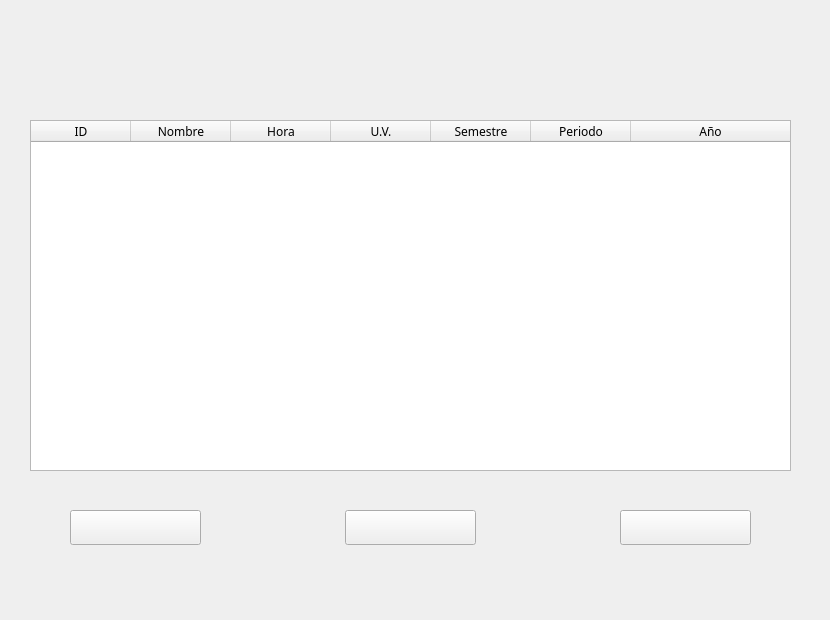
   <widget class="QWidget" name="page_9">
    <widget class="QLabel" name="label_11">
     <property name="geometry">
      <rect>
       <x>0</x>
       <y>0</y>
       <width>821</width>
       <height>611</height>
      </rect>
     </property>
     <property name="text">
      <string/>
     </property>
     <property name="pixmap">
      <pixmap resource="resources.qrc">:/Resources/clasesList.png</pixmap>
     </property>
    </widget>
    <widget class="QTableWidget" name="tableWidgetClases">
     <property name="geometry">
      <rect>
       <x>30</x>
       <y>120</y>
       <width>761</width>
       <height>351</height>
      </rect>
     </property>
     <property name="font">
      <font>
       <family>Arial Rounded MT Bold</family>
      </font>
     </property>
     <property name="editTriggers">
      <set>QAbstractItemView::EditTrigger::NoEditTriggers</set>
     </property>
     <property name="selectionMode">
      <enum>QAbstractItemView::SelectionMode::SingleSelection</enum>
     </property>
     <property name="selectionBehavior">
      <enum>QAbstractItemView::SelectionBehavior::SelectRows</enum>
     </property>
     <attribute name="horizontalHeaderStretchLastSection">
      <bool>true</bool>
     </attribute>
     <column>
      <property name="text">
       <string>ID</string>
      </property>
     </column>
     <column>
      <property name="text">
       <string>Nombre</string>
      </property>
     </column>
     <column>
      <property name="text">
       <string>Hora</string>
      </property>
     </column>
     <column>
      <property name="text">
       <string>U.V.</string>
      </property>
     </column>
     <column>
      <property name="text">
       <string>Semestre</string>
      </property>
     </column>
     <column>
      <property name="text">
       <string>Periodo</string>
      </property>
     </column>
     <column>
      <property name="text">
       <string>Año</string>
      </property>
     </column>
    </widget>
    <widget class="QPushButton" name="addClaseBtn">
     <property name="geometry">
      <rect>
       <x>70</x>
       <y>510</y>
       <width>131</width>
       <height>35</height>
      </rect>
     </property>
     <property name="text">
      <string/>
     </property>
    </widget>
    <widget class="QPushButton" name="modifyClassBtn">
     <property name="geometry">
      <rect>
       <x>345</x>
       <y>510</y>
       <width>131</width>
       <height>35</height>
      </rect>
     </property>
     <property name="text">
      <string/>
     </property>
    </widget>
    <widget class="QPushButton" name="deleteClassBtn">
     <property name="geometry">
      <rect>
       <x>620</x>
       <y>510</y>
       <width>131</width>
       <height>35</height>
      </rect>
     </property>
     <property name="text">
      <string/>
     </property>
    </widget>
   </widget>
